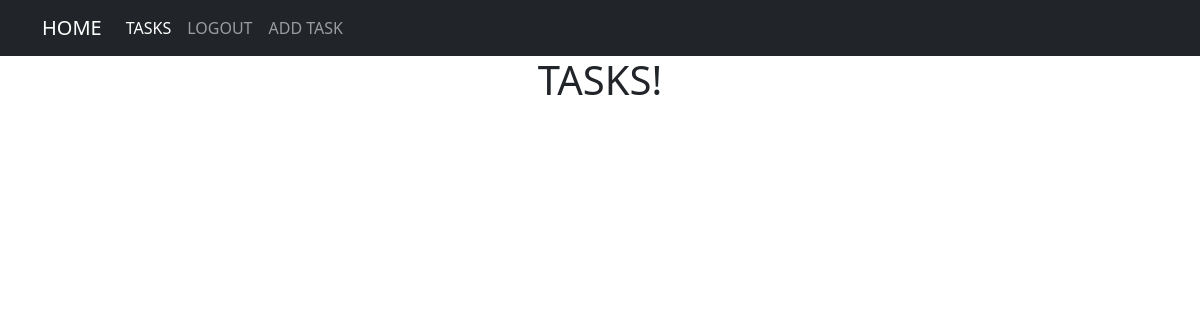
The page /tasks/ (signed in) on the database as committed earlier.
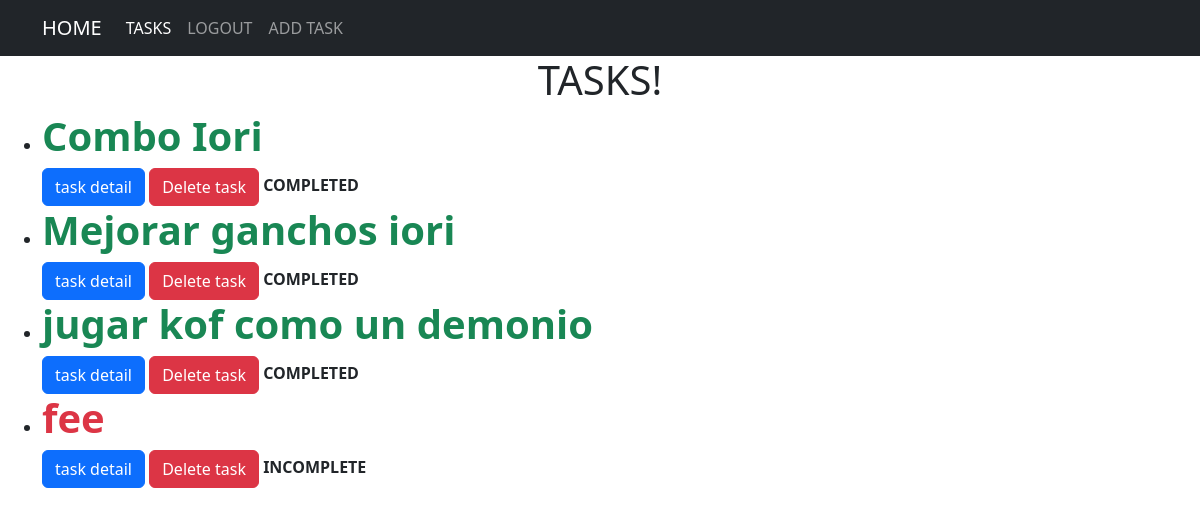
The same page on the database as committed later.
### task/models.py (models this page shows, shortened)
class Task(models.Model):
    title = models.CharField(max_length=100)
    description = models.TextField(blank=True)
    created = models.DateTimeField(auto_now_add=True)
    date_complete = models.DateTimeField(null=True)
    important = models.BooleanField(default=False)
    user = models.ForeignKey(User, on_delete=models.CASCADE)

### task/views.py (the view)
# urls.py: path('tasks/', views.tasks, name='tasks'),
@login_required
def tasks(request):
    all_tasks = Task.objects.filter(user=request.user)
    return render(request, 'tasks.html', {'task': all_tasks})

### task/templates/tasks.html (shortened to what this page needs)
{% extends "base.html" %}
{% block content %}
    <main>
        <h1 class="text-center">TASKS!</h1>
        <ul class="list-group">
            {% for task in task %}
                {% if task.date_complete == None %}
                    <div class="container">
                        <li><h1 class="fw-bold text-danger">{{task.title}}</h1></li>
                        <a class="btn btn-primary" href="{% url 'details' task.id %}">task detail</a>
                        <a class="btn btn-danger" href="{% url 'delete' task.id %}">Delete task</a>
                        <strong>INCOMPLETE</strong>
                    </div>
                {% else %}
                    <div class="container">
                        <li><h1 class="fw-bold text-success">{{task.title}}</h1></li>
                        <a class="btn btn-primary" href="{% url 'details' task.id %}">task detail</a>
                        <a class="btn btn-danger" href="{% url 'delete' task.id %}">Delete task</a>
                        <strong>COMPLETED</strong>
                    </div>
                {% endif %}
            {% endfor %}
        </ul>
    </main>
{% endblock content %}

### task/templates/base.html (shortened to what this page needs)
<!DOCTYPE html>
<html lang="en">
<head>
    <link href="https://cdn.jsdelivr.net/npm/bootstrap@5.2.3/dist/css/bootstrap.min.css" rel="stylesheet">
</head>
<body>
    <nav class="navbar navbar-expand-lg bg-dark navbar-dark">
        <div class="container">
          <a class="navbar-brand" href="{% url 'index'  %}">HOME</a>
          <div class="collapse navbar-collapse" id="navbarNav">
            <ul class="navbar-nav">
            {% if user.is_authenticated %}
                <li class="nav-item">
                    <a class="nav-link active" aria-current="page" href="{% url 'tasks'  %}">TASKS</a>
                </li>
                <li class="nav-item">
                    <a class="nav-link" href="{% url 'signout'  %}">LOGOUT</a>
                </li>
                <li class="nav-item">
                    <a class="nav-link" href="{% url 'add_task' %}">ADD TASK</a>
                </li>
            {% endif %}
            </ul>
          </div>
        </div>
      </nav>
    {% block content  %} {% endblock  %}
</body>
</html>

Rows that differ between the two databases and show on the page:
added Task: title "Combo Iori"
added Task: title "Mejorar ganchos iori"
added Task: title "jugar kof como un demonio"
added Task: title "fee"
